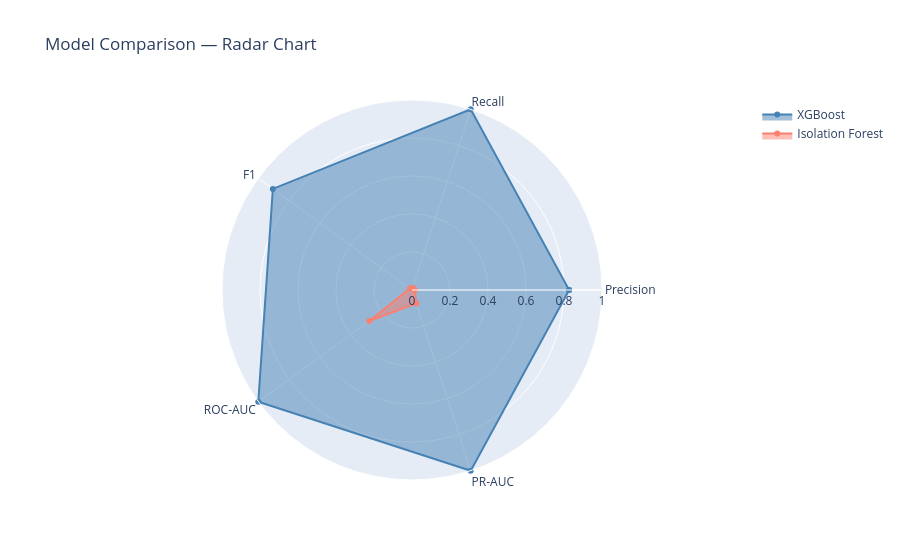

Notebook cell for this chart:
### Code cell
# ── 8.2  Radar chart (Plotly) ─────────────────────────────────────────────────
radar_metrics = ["Precision","Recall","F1","ROC-AUC","PR-AUC"]
xgb_vals = [float(comp_df.loc["XGBoost", m]) if not np.isnan(comp_df.loc["XGBoost", m]) else 0 for m in radar_metrics]
if_vals  = [float(comp_df.loc["Isolation Forest", m]) if not np.isnan(comp_df.loc["Isolation Forest", m]) else 0 for m in radar_metrics]

fig_radar = go.Figure()
fig_radar.add_trace(go.Scatterpolar(
    r=xgb_vals + [xgb_vals[0]], theta=radar_metrics + [radar_metrics[0]],
    fill="toself", name="XGBoost", line_color="steelblue",
))
fig_radar.add_trace(go.Scatterpolar(
    r=if_vals + [if_vals[0]], theta=radar_metrics + [radar_metrics[0]],
    fill="toself", name="Isolation Forest", line_color="salmon",
))
fig_radar.update_layout(
    polar=dict(radialaxis=dict(visible=True, range=[0, 1])),
    title="Model Comparison — Radar Chart",
    showlegend=True,
)
fig_radar.show()

### Figure 1 — Plotly figure (JSON) as saved in the notebook; plotly's stock layout.template omitted (floating-point values rounded to 4 significant figures)
{"data": [{"fill": "toself", "line": {"color": "steelblue"}, "name": "XGBoost", "r": [0.8269, 1, 0.9052, 1.0, 1, 0.8269], "theta": ["Precision", "Recall", "F1", "ROC-AUC", "PR-AUC", "Precision"], "type": "scatterpolar"}, {"fill": "toself", "line": {"color": "salmon"}, "name": "Isolation Forest", "r": [0.01444, 0.0125, 0.0134, 0.2775, 0.07409, 0.01444], "theta": ["Precision", "Recall", "F1", "ROC-AUC", "PR-AUC", "Precision"], "type": "scatterpolar"}], "layout": {"polar": {"radialaxis": {"range": [0, 1], "visible": true}}, "showlegend": true, "title": {"text": "Model Comparison — Radar Chart"}}}
